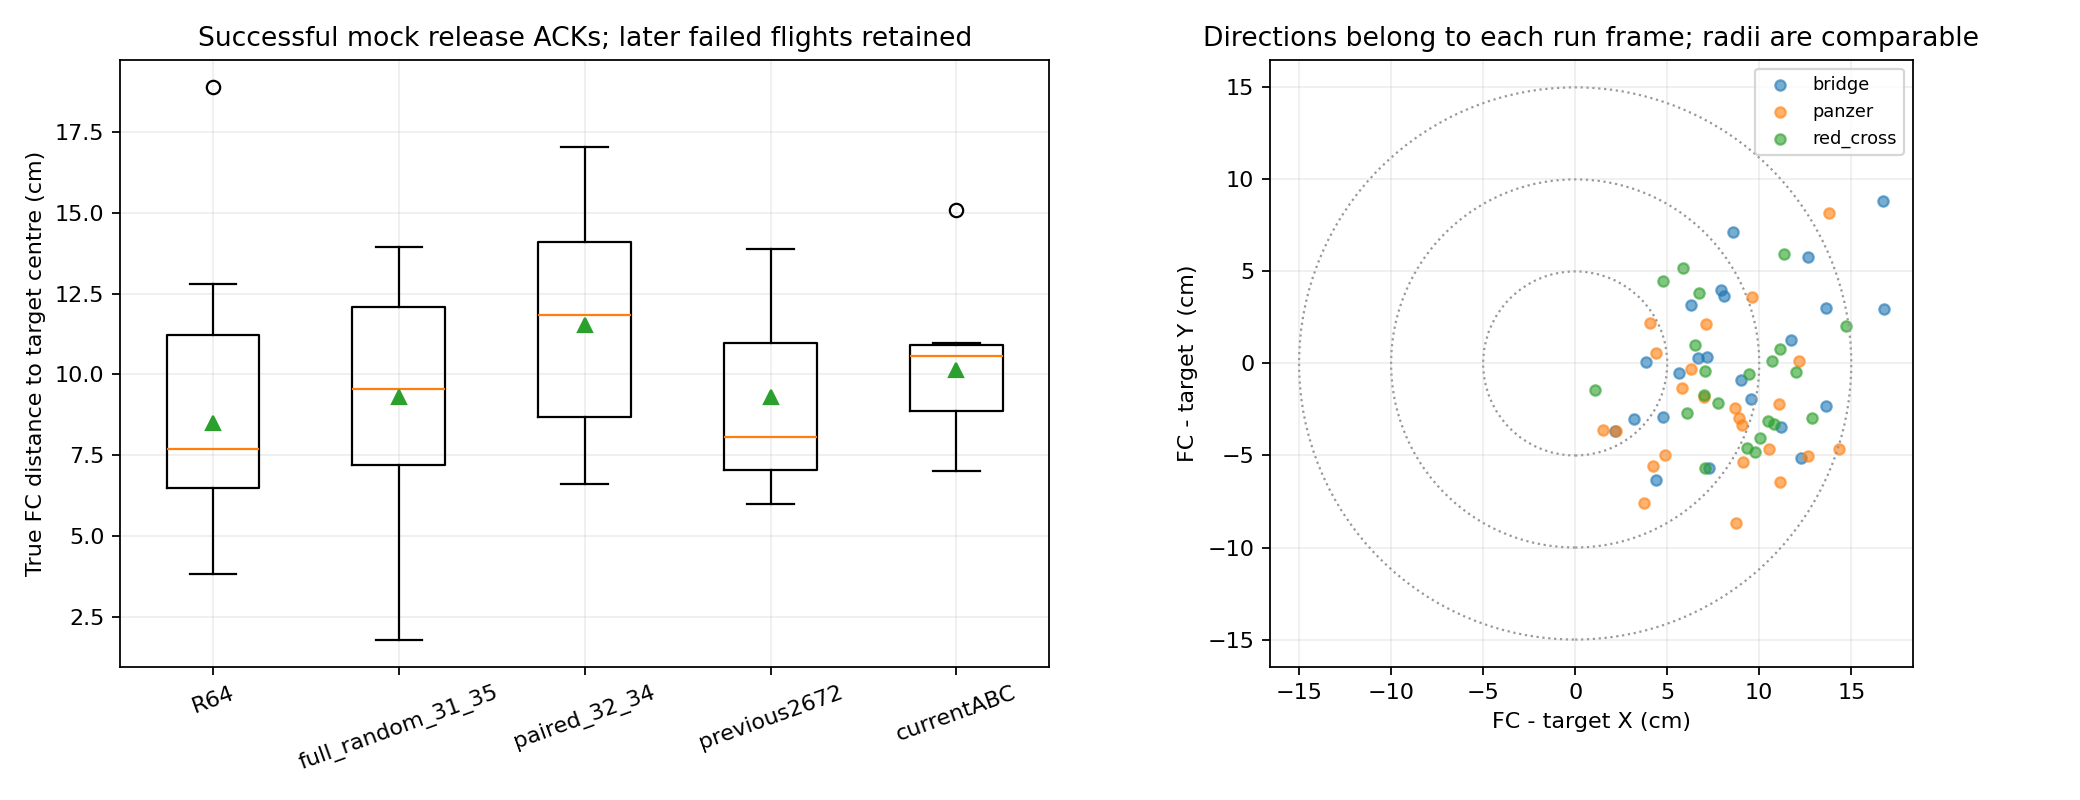

Here is the Python script that generated this plot:
"""Recompute FC-to-target alignment at successful mock release ACKs from logs."""
from pathlib import Path
import json,csv
import numpy as np,yaml
import matplotlib
matplotlib.use('Agg')
import matplotlib.pyplot as plt
D=Path(__file__).resolve().parent;R=D.parents[2];V=D.parent
sources=[('R64',V/'r64_matrix/flight_metrics.json'),('full_random_31_35',V/'full_random_five_20260910/flight_metrics.json'),('paired_32_34',V/'high_view_full_20260914/summary.json'),('previous2672',V/'reliability_trial_20260919/metrics.json'),('currentABC',D/'summary.json')]
samples=[];missing=[];seen=set()
for group,source in sources:
    data=json.loads(source.read_text());data=data if isinstance(data,list) else [data]
    for item in data:
        run=Path(item.get('run',item.get('run_dir','')))
        if str(run) in seen:continue
        seen.add(str(run));needed=['key_events.jsonl','truth_pose.csv','random_field_truth.yaml']
        if not all((run/name).exists() for name in needed):
            missing.append(dict(group=group,run=str(run),reason='raw log path missing'));continue
        with (run/'truth_pose.csv').open() as f:pose=np.array([[float(row[k]) for k in ('t','x','y','z')] for row in csv.DictReader(f)])
        pose=pose[np.argsort(pose[:,0],kind='stable')]
        truth=yaml.safe_load((run/'random_field_truth.yaml').read_text())
        targets={t['class']:np.array([t.get('world_x',t['x']),t.get('world_y',t['y'])]) for t in truth['targets']}
        params=yaml.safe_load((run/'rosparams.yaml').read_text()) if (run/'rosparams.yaml').exists() else {}
        offset=params.get('competition_key_recorder',{}).get('truth_world_offset',[0,0,.22])
        unique=set()
        for line in (run/'key_events.jsonl').read_text().splitlines():
            e=json.loads(line)
            if e['kind']!='release' or not e['data'].get('success'):continue
            d=e['data'];key=d.get('execution_id',(d['payload_slot'],d['target_class']))
            if key in unique:continue
            unique.add(key);cls=d['target_class']
            if cls not in targets:continue
            stamp=d.get('header',{}).get('stamp',{}).get('stamp_ns',0)/1e9 or e['ros_sec']
            i=int(np.searchsorted(pose[:,0],stamp))
            if i==0 or i==len(pose) or pose[i,0]-pose[i-1,0]>.5:
                missing.append(dict(group=group,run=str(run),reason='release outside dense truth samples',stamp=stamp));continue
            xy=np.array([np.interp(stamp,pose[:,0],pose[:,j]) for j in (1,2)])+offset[:2]
            delta=xy-targets[cls]
            samples.append(dict(group=group,run=str(run),label=item.get('label',str(item.get('seed',''))),class_name=cls,slot=d['payload_slot'],ros_stamp=stamp,actual_fc_xy=xy.tolist(),target_xy=targets[cls].tolist(),dx_m=float(delta[0]),dy_m=float(delta[1]),error_m=float(np.linalg.norm(delta))))
def stats(rows):
    a=np.array([r['error_m'] for r in rows])
    return dict(n=len(a),p50_m=float(np.median(a)),p95_m=float(np.percentile(a,95)),max_m=float(a.max()),within_5cm=int((a<=.05).sum()),within_10cm=int((a<=.10).sum()),within_15cm=int((a<=.15).sum())) if len(a) else dict(n=0)
groups={g:stats([r for r in samples if r['group']==g]) for g,_ in sources}
classes={c:stats([r for r in samples if r['class_name']==c]) for c in sorted({r['class_name'] for r in samples})}
result=dict(scope='Actual FC XY versus scenario target model centre at successful mock ACK; not parcel impact accuracy',samples=samples,groups=groups,classes=classes,all=stats(samples),missing=missing)
(D/'alignment_history.json').write_text(json.dumps(result,indent=2))
fig,axes=plt.subplots(1,2,figsize=(13,5))
valid=[g for g,_ in sources if groups[g]['n']]
axes[0].boxplot([[100*r['error_m'] for r in samples if r['group']==g] for g in valid],labels=valid,showmeans=True)
axes[0].set(ylabel='True FC distance to target centre (cm)',title='Successful mock release ACKs; later failed flights retained');axes[0].tick_params(axis='x',rotation=20)
for c in classes:
    rows=[r for r in samples if r['class_name']==c]
    axes[1].scatter([100*r['dx_m'] for r in rows],[100*r['dy_m'] for r in rows],s=22,alpha=.6,label=c)
for radius in (5,10,15):axes[1].add_patch(plt.Circle((0,0),radius,fill=False,ls=':',color='.6'))
axes[1].set(xlabel='FC - target X (cm)',ylabel='FC - target Y (cm)',title='Directions belong to each run frame; radii are comparable');axes[1].set_aspect('equal');axes[1].legend(fontsize=8)
for ax in axes:ax.grid(alpha=.2)
fig.tight_layout();fig.savefig(D/'alignment_history.png',dpi=160);plt.close(fig)
print(json.dumps({k:result[k] for k in ('groups','classes','all','missing')},indent=2))
